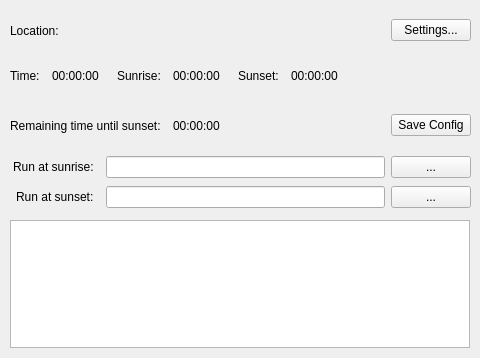
<?xml version="1.0" encoding="UTF-8"?>
<ui version="4.0">
 <class>QtSunsetter</class>
 <widget class="QWidget" name="QtSunsetter">
  <property name="geometry">
   <rect>
    <x>0</x>
    <y>0</y>
    <width>480</width>
    <height>358</height>
   </rect>
  </property>
  <property name="windowTitle">
   <string>Sunsetter</string>
  </property>
  <property name="toolTip">
   <string/>
  </property>
  <property name="statusTip">
   <string/>
  </property>
  <widget class="QWidget" name="horizontalLayoutWidget">
   <property name="geometry">
    <rect>
     <x>10</x>
     <y>10</y>
     <width>461</width>
     <height>41</height>
    </rect>
   </property>
   <layout class="QHBoxLayout" name="horizontalLayout">
    <item>
     <widget class="QLabel" name="label">
      <property name="text">
       <string>Location:</string>
      </property>
     </widget>
    </item>
    <item>
     <spacer name="horizontalSpacer">
      <property name="orientation">
       <enum>Qt::Horizontal</enum>
      </property>
      <property name="sizeType">
       <enum>QSizePolicy::Fixed</enum>
      </property>
      <property name="sizeHint" stdset="0">
       <size>
        <width>6</width>
        <height>20</height>
       </size>
      </property>
     </spacer>
    </item>
    <item>
     <widget class="QLabel" name="location">
      <property name="text">
       <string/>
      </property>
     </widget>
    </item>
    <item>
     <spacer name="horizontalSpacer_2">
      <property name="orientation">
       <enum>Qt::Horizontal</enum>
      </property>
      <property name="sizeType">
       <enum>QSizePolicy::Expanding</enum>
      </property>
      <property name="sizeHint" stdset="0">
       <size>
        <width>6</width>
        <height>20</height>
       </size>
      </property>
     </spacer>
    </item>
    <item>
     <widget class="QPushButton" name="btnSetLocation">
      <property name="text">
       <string>Settings...</string>
      </property>
     </widget>
    </item>
   </layout>
  </widget>
  <widget class="QWidget" name="horizontalLayoutWidget_2">
   <property name="geometry">
    <rect>
     <x>10</x>
     <y>50</y>
     <width>461</width>
     <height>51</height>
    </rect>
   </property>
   <layout class="QHBoxLayout" name="horizontalLayout_2">
    <item>
     <widget class="QLabel" name="label_2">
      <property name="text">
       <string>Time:</string>
      </property>
     </widget>
    </item>
    <item>
     <spacer name="horizontalSpacer_3">
      <property name="orientation">
       <enum>Qt::Horizontal</enum>
      </property>
      <property name="sizeType">
       <enum>QSizePolicy::Fixed</enum>
      </property>
      <property name="sizeHint" stdset="0">
       <size>
        <width>6</width>
        <height>20</height>
       </size>
      </property>
     </spacer>
    </item>
    <item>
     <widget class="QLabel" name="timeNow">
      <property name="text">
       <string>00:00:00</string>
      </property>
     </widget>
    </item>
    <item>
     <spacer name="horizontalSpacer_5">
      <property name="orientation">
       <enum>Qt::Horizontal</enum>
      </property>
      <property name="sizeType">
       <enum>QSizePolicy::Fixed</enum>
      </property>
      <property name="sizeHint" stdset="0">
       <size>
        <width>12</width>
        <height>20</height>
       </size>
      </property>
     </spacer>
    </item>
    <item>
     <widget class="QLabel" name="label_3">
      <property name="text">
       <string>Sunrise:</string>
      </property>
     </widget>
    </item>
    <item>
     <spacer name="horizontalSpacer_6">
      <property name="orientation">
       <enum>Qt::Horizontal</enum>
      </property>
      <property name="sizeType">
       <enum>QSizePolicy::Fixed</enum>
      </property>
      <property name="sizeHint" stdset="0">
       <size>
        <width>6</width>
        <height>20</height>
       </size>
      </property>
     </spacer>
    </item>
    <item>
     <widget class="QLabel" name="sunrise">
      <property name="text">
       <string>00:00:00</string>
      </property>
     </widget>
    </item>
    <item>
     <spacer name="horizontalSpacer_7">
      <property name="orientation">
       <enum>Qt::Horizontal</enum>
      </property>
      <property name="sizeType">
       <enum>QSizePolicy::Fixed</enum>
      </property>
      <property name="sizeHint" stdset="0">
       <size>
        <width>12</width>
        <height>20</height>
       </size>
      </property>
     </spacer>
    </item>
    <item>
     <widget class="QLabel" name="label_4">
      <property name="text">
       <string>Sunset:</string>
      </property>
     </widget>
    </item>
    <item>
     <spacer name="horizontalSpacer_8">
      <property name="orientation">
       <enum>Qt::Horizontal</enum>
      </property>
      <property name="sizeType">
       <enum>QSizePolicy::Fixed</enum>
      </property>
      <property name="sizeHint" stdset="0">
       <size>
        <width>6</width>
        <height>20</height>
       </size>
      </property>
     </spacer>
    </item>
    <item>
     <widget class="QLabel" name="sunset">
      <property name="text">
       <string>00:00:00</string>
      </property>
     </widget>
    </item>
    <item>
     <spacer name="horizontalSpacer_4">
      <property name="orientation">
       <enum>Qt::Horizontal</enum>
      </property>
      <property name="sizeHint" stdset="0">
       <size>
        <width>40</width>
        <height>20</height>
       </size>
      </property>
     </spacer>
    </item>
   </layout>
  </widget>
  <widget class="QWidget" name="horizontalLayoutWidget_3">
   <property name="geometry">
    <rect>
     <x>10</x>
     <y>100</y>
     <width>461</width>
     <height>51</height>
    </rect>
   </property>
   <layout class="QHBoxLayout" name="horizontalLayout_3">
    <item>
     <widget class="QLabel" name="rTimePrompt">
      <property name="text">
       <string>Remaining time until sunset:</string>
      </property>
     </widget>
    </item>
    <item>
     <spacer name="horizontalSpacer_10">
      <property name="orientation">
       <enum>Qt::Horizontal</enum>
      </property>
      <property name="sizeType">
       <enum>QSizePolicy::Fixed</enum>
      </property>
      <property name="sizeHint" stdset="0">
       <size>
        <width>6</width>
        <height>20</height>
       </size>
      </property>
     </spacer>
    </item>
    <item>
     <widget class="QLabel" name="rTimeValue">
      <property name="text">
       <string>00:00:00</string>
      </property>
     </widget>
    </item>
    <item>
     <spacer name="horizontalSpacer_9">
      <property name="orientation">
       <enum>Qt::Horizontal</enum>
      </property>
      <property name="sizeHint" stdset="0">
       <size>
        <width>40</width>
        <height>20</height>
       </size>
      </property>
     </spacer>
    </item>
    <item>
     <widget class="QPushButton" name="btnSaveConfig">
      <property name="text">
       <string>Save Config</string>
      </property>
     </widget>
    </item>
   </layout>
  </widget>
  <widget class="QWidget" name="horizontalLayoutWidget_4">
   <property name="geometry">
    <rect>
     <x>10</x>
     <y>150</y>
     <width>461</width>
     <height>34</height>
    </rect>
   </property>
   <layout class="QHBoxLayout" name="horizontalLayout_4">
    <item>
     <spacer name="horizontalSpacer_14">
      <property name="orientation">
       <enum>Qt::Horizontal</enum>
      </property>
      <property name="sizeType">
       <enum>QSizePolicy::Fixed</enum>
      </property>
      <property name="sizeHint" stdset="0">
       <size>
        <width>3</width>
        <height>20</height>
       </size>
      </property>
     </spacer>
    </item>
    <item>
     <widget class="QLabel" name="label_5">
      <property name="text">
       <string>Run at sunrise:</string>
      </property>
     </widget>
    </item>
    <item>
     <spacer name="horizontalSpacer_12">
      <property name="orientation">
       <enum>Qt::Horizontal</enum>
      </property>
      <property name="sizeType">
       <enum>QSizePolicy::Fixed</enum>
      </property>
      <property name="sizeHint" stdset="0">
       <size>
        <width>6</width>
        <height>20</height>
       </size>
      </property>
     </spacer>
    </item>
    <item>
     <widget class="QLineEdit" name="lnRiseRun"/>
    </item>
    <item>
     <widget class="QPushButton" name="btnChooseRiseRun">
      <property name="text">
       <string>...</string>
      </property>
     </widget>
    </item>
   </layout>
  </widget>
  <widget class="QWidget" name="horizontalLayoutWidget_5">
   <property name="geometry">
    <rect>
     <x>10</x>
     <y>180</y>
     <width>461</width>
     <height>34</height>
    </rect>
   </property>
   <layout class="QHBoxLayout" name="horizontalLayout_5">
    <item>
     <spacer name="horizontalSpacer_11">
      <property name="orientation">
       <enum>Qt::Horizontal</enum>
      </property>
      <property name="sizeType">
       <enum>QSizePolicy::Fixed</enum>
      </property>
      <property name="sizeHint" stdset="0">
       <size>
        <width>6</width>
        <height>20</height>
       </size>
      </property>
     </spacer>
    </item>
    <item>
     <widget class="QLabel" name="label_6">
      <property name="text">
       <string>Run at sunset:</string>
      </property>
     </widget>
    </item>
    <item>
     <spacer name="horizontalSpacer_13">
      <property name="orientation">
       <enum>Qt::Horizontal</enum>
      </property>
      <property name="sizeType">
       <enum>QSizePolicy::Fixed</enum>
      </property>
      <property name="sizeHint" stdset="0">
       <size>
        <width>6</width>
        <height>20</height>
       </size>
      </property>
     </spacer>
    </item>
    <item>
     <widget class="QLineEdit" name="lnSetRun"/>
    </item>
    <item>
     <widget class="QPushButton" name="btnChooseSetRun">
      <property name="text">
       <string>...</string>
      </property>
     </widget>
    </item>
   </layout>
  </widget>
  <widget class="QGraphicsView" name="dayIcon">
   <property name="geometry">
    <rect>
     <x>10</x>
     <y>220</y>
     <width>460</width>
     <height>128</height>
    </rect>
   </property>
   <property name="sizePolicy">
    <sizepolicy hsizetype="Fixed" vsizetype="Fixed">
     <horstretch>0</horstretch>
     <verstretch>0</verstretch>
    </sizepolicy>
   </property>
   <property name="acceptDrops">
    <bool>false</bool>
   </property>
   <property name="verticalScrollBarPolicy">
    <enum>Qt::ScrollBarAlwaysOff</enum>
   </property>
   <property name="horizontalScrollBarPolicy">
    <enum>Qt::ScrollBarAlwaysOff</enum>
   </property>
   <property name="sceneRect">
    <rectf>
     <x>0.000000000000000</x>
     <y>0.000000000000000</y>
     <width>460.000000000000000</width>
     <height>128.000000000000000</height>
    </rectf>
   </property>
  </widget>
 </widget>
 <resources/>
 <connections/>
 <slots>
  <slot>slot1()</slot>
 </slots>
</ui>
